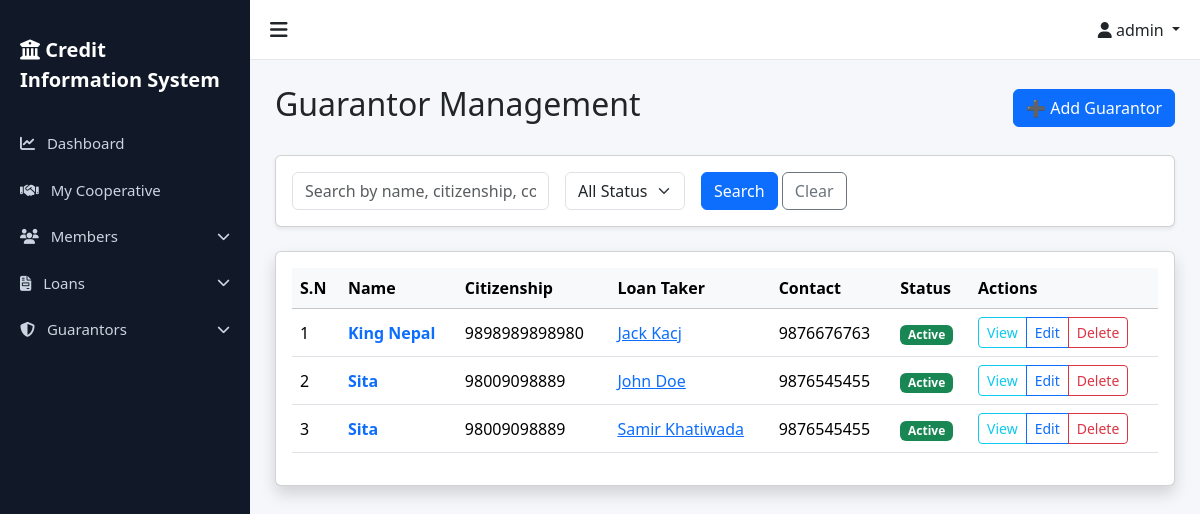
/loans/guarantors/ (signed in), run on the app's committed database.
### accounts/models.py (models this page shows, shortened)
class User(AbstractUser):
    ROLE_CHOICES = (
        ('superadmin', 'Super Admin'),
        ('admin', 'Admin'),
        ('staff', 'Staff'),
    )
    role = models.CharField(max_length=20, choices=ROLE_CHOICES, default='staff')
    cooperative = models.ForeignKey(
        'cooperatives.Cooperative',
        on_delete=models.SET_NULL,
        null=True,
        blank=True,
        related_name='users',
        help_text="Null for Super Admin users"
    )
    is_first_login = models.BooleanField(default=True)
    class Meta:
        ordering = ['-date_joined']
        indexes = [
            models.Index(fields=['role']),
            models.Index(fields=['cooperative']),
        ]
    def is_superadmin(self):
        return self.role == 'superadmin'
    def is_admin(self):
        return self.role == 'admin'
    def is_staff_user(self):
        return self.role == 'staff'

### loans/models.py (models this page shows, shortened)
class Guarantor(models.Model):
    STATUS_CHOICES = [
        ('Active', 'Active'),
        ('Released', 'Released'),
    ]
    name = models.CharField(max_length=255)
    citizenship_number = models.CharField(max_length=50)
    loan = models.ForeignKey(Loan, on_delete=models.CASCADE, related_name="guarantors")
    member = models.ForeignKey(Member, on_delete=models.SET_NULL, null=True, blank=True, related_name="guaranteed_loans")
    contact_number = models.CharField(max_length=15)
    status = models.CharField(max_length=10, choices=STATUS_CHOICES, default='Active')

class Loan(models.Model):
    STATUS_CHOICES = [
        ('Active', 'Active'),
        ('Cleared', 'Cleared'),
        ('Overdue', 'Overdue'),
    ]
    loan_id = models.AutoField(primary_key=True)
    member = models.ForeignKey(
        Member,
        on_delete=models.CASCADE,
        related_name="loans"
    )
    cooperative = models.ForeignKey(
        Cooperative,
        on_delete=models.CASCADE,
        related_name="loans"
    )
    loan_amount = models.DecimalField(max_digits=12, decimal_places=2)
    interest_rate = models.DecimalField(
        max_digits=5,
        decimal_places=2,
        help_text="Interest rate in %"
    )
    loan_date = models.DateField()
    due_date = models.DateField()
    status = models.CharField(
        max_length=10,
        choices=STATUS_CHOICES,
        default="Active"
    )
    remaining_balance = models.DecimalField(
        max_digits=12,
        decimal_places=2,
        blank=True
    )
    created_by = models.ForeignKey(
        settings.AUTH_USER_MODEL,
        on_delete=models.SET_NULL,
        null=True
    )
    created_at = models.DateTimeField(auto_now_add=True)

### members/models.py (models this page shows, shortened)
class Member(models.Model):
    full_name = models.CharField(max_length=255)
    citizenship_number = models.CharField(max_length=50, unique=True)
    unique_system_id = models.CharField(max_length=100, unique=True, editable=False)
    address = models.TextField()
    phone = models.CharField(max_length=20)
    blacklist_status = models.BooleanField(default=False)
    cooperative = models.ForeignKey(
        'cooperatives.Cooperative',
        on_delete=models.CASCADE,
        related_name='members'
    )
    created_at = models.DateTimeField(auto_now_add=True)
    updated_at = models.DateTimeField(auto_now=True)
    class Meta:
        ordering = ['-created_at']
        indexes = [
            models.Index(fields=['citizenship_number']),
            models.Index(fields=['unique_system_id']),
            models.Index(fields=['blacklist_status']),
        ]

### loans/views.py (the view, shortened to what this page needs)
# urls.py: path('guarantors/', GuarantorListView.as_view(), name='guarantor_list'),
class GuarantorListView(StaffOrAdminMixin, LoginRequiredMixin, ListView):
    model = Guarantor
    template_name = 'loans/guarantor_list.html'
    context_object_name = 'guarantors'
    paginate_by = 10
    ordering = ['id']
    def get_queryset(self):
        qs = super().get_queryset()
        if not self.request.user.is_superadmin():
            qs = qs.filter(loan__cooperative=self.request.user.cooperative)
        search_query = self.request.GET.get('search', '')
        status_filter = self.request.GET.get('status', '')
        if status_filter:
            qs = qs.filter(status=status_filter)
        return qs
    def get_context_data(self, **kwargs):
        context = super().get_context_data(**kwargs)
        context['search_query'] = self.request.GET.get('search', '')
        context['status_filter'] = self.request.GET.get('status', '')
        return context

### accounts/permissions.py (called while the page is built)
    def test_func(self):
        return self.request.user.is_authenticated and (
            self.request.user.is_staff_user() or
            self.request.user.is_admin() or
            self.request.user.is_superadmin()
        )

### templates/loans/guarantor_list.html (shortened to what this page needs)
{% extends "base.html" %}
{% block content %}
<div class="d-flex justify-content-between align-items-center mb-4">
    <h2>Guarantor Management</h2>
    <a href="{% url 'loans:add_guarantor' %}" class="btn btn-primary">➕ Add Guarantor</a>
</div>
<div class="card shadow-sm mb-4">
    <div class="card-body">
        <form method="get" id="filter-form" class="row row-cols-lg-auto g-3 align-items-center">
            <div class="col-12">
                <input type="text" name="search" id="search-input" class="form-control"
                    placeholder="Search by name, citizenship, contact, loan taker..." value="{{ search_query }}"
                    autocomplete="off">
            </div>
            <div class="col-12">
                <select name="status" id="status-select" class="form-select">
                    <option value="">All Status</option>
                </select>
            </div>
            <div class="col-12">
                <button type="submit" class="btn btn-primary">Search</button>
                <a href="{% url 'loans:guarantor_list' %}" class="btn btn-outline-secondary">Clear</a>
            </div>
        </form>
    </div>
</div>
<div class="card shadow">
    <div class="card-body">
        <div class="table-responsive">
            <table class="table table-hover align-middle">
                <thead class="table-light">
                    <tr>
                        <th>S.N</th>
                        <th>Name</th>
                        <th>Citizenship</th>
                        <th>Loan Taker</th>
                        <th>Contact</th>
                        <th>Status</th>
                        <th>Actions</th>
                    </tr>
                </thead>
                <tbody>
                    {% for guarantor in guarantors %}
                    <tr>
                        <td>{{ forloop.counter }}</td>
                        <td>
                            <a href="{% url 'loans:guarantor_detail' guarantor.pk %}"
                                class="text-decoration-none fw-bold">
                                {{ guarantor.name }}
                            </a>
                        </td>
                        <td>{{ guarantor.citizenship_number }}</td>
                        <td><a
                                href="{% url 'loans:loan_detail' guarantor.loan.loan_id %}">{{guarantor.loan.member.full_name}}</a>
                        </td>
                        <td>{{ guarantor.contact_number }}</td>
                        <td>
                            {% if guarantor.status == "Active" %}
                            <span class="badge bg-success">Active</span>
                            {% else %}
                            <span class="badge bg-secondary">Released</span>
                            {% endif %}
                        </td>
                        <td>
                            <div class="btn-group btn-group-sm">
                                <a href="{% url 'loans:guarantor_detail' guarantor.pk %}"
                                    class="btn btn-outline-info">View</a>
                                <a href="{% url 'loans:update_guarantor' guarantor.pk %}"
                                    class="btn btn-outline-primary">Edit</a>
                                {% if user.is_superadmin or user.is_admin %}
                                <a href="{% url 'loans:delete_guarantor' guarantor.pk %}"
                                    class="btn btn-outline-danger">Delete</a>
                                {% endif %}
                            </div>
                        </td>
                    </tr>
                    {% empty %}
                    <tr>
                        <td colspan="7" class="text-center py-4">No guarantors found.</td>
                    </tr>
                    {% endfor %}
                </tbody>
            </table>
        </div>
    </div>
</div>
{% endblock %}

### templates/base.html (shortened to what this page needs)
{% load static %}
<!DOCTYPE html>
<html lang="en">
<head>
    <link href="https://cdn.jsdelivr.net/npm/bootstrap@5.3.2/dist/css/bootstrap.min.css" rel="stylesheet">
    <link rel="stylesheet" href="https://cdnjs.cloudflare.com/ajax/libs/font-awesome/6.5.0/css/all.min.css">
    <link href="https://cdn.jsdelivr.net/npm/select2@4.1.0-rc.0/dist/css/select2.min.css" rel="stylesheet" />
    <link href="https://cdn.jsdelivr.net/npm/select2-bootstrap-5-theme@1.3.0/dist/select2-bootstrap-5-theme.min.css"
        rel="stylesheet" />
</head>
<body>
    {% if user.is_authenticated %}
    <div id="sidebar" class="sidebar">
        <div class="sidebar-brand">
            <i class="fa-solid fa-building-columns"></i> Credit Information System
        </div>
        <a href="{% url 'accounts:dashboard' %}">
            <i class="fa-solid fa-chart-line me-2"></i> Dashboard
        </a>
        {% if user.is_superadmin %}
        <a href="#cooperativesMenu" data-bs-toggle="collapse" role="button" aria-expanded="false"
            aria-controls="cooperativesMenu" class="d-flex justify-content-between align-items-center">
            <span><i class="fa-solid fa-building me-2"></i> Cooperatives</span>
            <i class="fa-solid fa-chevron-down small"></i>
        </a>
        <div class="collapse" id="cooperativesMenu">
            <a href="{% url 'cooperatives:create' %}" class="ps-5 py-2 small"><i class="fa-solid fa-plus me-2"></i>Add
                Cooperative</a>
            <a href="{% url 'cooperatives:list' %}" class="ps-5 py-2 small"><i
                    class="fa-solid fa-list me-2"></i>Cooperative List</a>
        </div>
        {% elif user.cooperative %}
        <a href="{% url 'cooperatives:detail' user.cooperative.pk %}">
            <i class="fa-solid fa-handshake me-2"></i> My Cooperative
        </a>
        {% endif %}
        <a href="#membersMenu" data-bs-toggle="collapse" role="button" aria-expanded="false" aria-controls="membersMenu"
            class="d-flex justify-content-between align-items-center">
            <span><i class="fa-solid fa-users me-2"></i> Members</span>
            <i class="fa-solid fa-chevron-down small"></i>
        </a>
        <a href="#loansMenu" data-bs-toggle="collapse" role="button" aria-expanded="false" aria-controls="loansMenu"
            class="d-flex justify-content-between align-items-center">
            <span><i class="fa-solid fa-file-invoice me-2"></i> Loans</span>
            <i class="fa-solid fa-chevron-down small"></i>
        </a>
        <a href="#guarantorsMenu" data-bs-toggle="collapse" role="button" aria-expanded="false"
            aria-controls="guarantorsMenu" class="d-flex justify-content-between align-items-center">
            <span><i class="fa-solid fa-shield-halved me-2"></i> Guarantors</span>
            <i class="fa-solid fa-chevron-down small"></i>
        </a>
    </div>
    {% endif %}
    <div id="mainContent" class="{% if user.is_authenticated %}main-content{% else %}container-fluid{% endif %}">
        {% if user.is_authenticated %}
        <div class="topbar">
            <div class="toggle-btn" onclick="toggleSidebar()">
                <i class="fa-solid fa-bars"></i>
            </div>
            <div>
                <div class="dropdown">
                    <a class="dropdown-toggle text-dark text-decoration-none" href="#" role="button"
                        data-bs-toggle="dropdown">
                        <i class="fa-solid fa-user"></i>
                        {{ user.username }}
                    </a>
                </div>
            </div>
        </div>
        {% endif %}
        <div class="page-content">
            {% block content %}
            {% endblock %}
        </div>
    </div>
</body>
</html>

### templates/base.html (style rules this page uses)
body { overflow-x: hidden; background: #f5f7fb; }
.sidebar { height: 100vh; width: 250px; position: fixed; top: 0; left: 0; background: #111827; padding-top: 20px; transition: all 0.3s; }
.sidebar a { color: #cbd5e1; padding: 12px 20px; display: block; text-decoration: none; font-size: 15px; }
.sidebar-brand { color: #fff; font-size: 20px; font-weight: 600; padding: 15px 20px; margin-bottom: 10px; }
.main-content { margin-left: 250px; transition: all 0.3s; }
.topbar { height: 60px; background: #fff; border-bottom: 1px solid #e5e7eb; display: flex; align-items: center; justify-content: space-between; padding: 0 20px; }
.toggle-btn { font-size: 20px; cursor: pointer; }
.page-content { padding: 25px; }

### data on the page
User: username "admin"
Guarantor: name "King Nepal", citizenship_number "9898989898980", loan.member.full_name "Jack Kacj", contact_number "9876676763", status "Active"
Guarantor: name "Sita", citizenship_number "98009098889", loan.member.full_name "John Doe", contact_number "9876545455", status "Active"
Guarantor: name "Sita", citizenship_number "98009098889", loan.member.full_name "Samir Khatiwada", contact_number "9876545455", status "Active"
